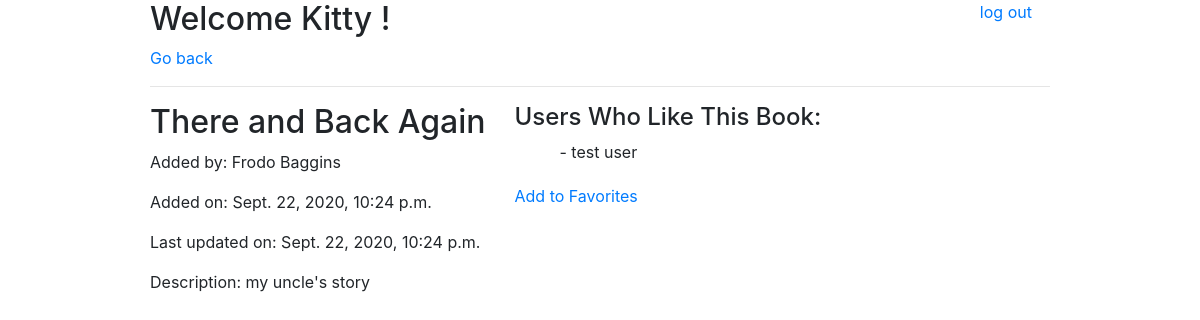
Page /book_info/3 (signed in) on the committed database.
### fav_books_app/models.py (models this page shows)
class Users(models.Model):
    first_name = models.CharField(max_length=80)
    last_name = models.CharField(max_length=80)
    email = models.CharField(max_length=255)
    password = models.CharField(max_length=255)
    created_at = models.DateTimeField(auto_now_add=True)
    updated_at = models.DateTimeField(auto_now=True)
    objects = UsersManager()

class Books(models.Model):
    title = models.CharField(max_length=255)
    description = models.CharField(max_length=255)
    uploaded_by = models.ForeignKey(Users, related_name="books_uploaded", on_delete=models.CASCADE)
    users_likes = models.ManyToManyField(Users, related_name="liked_books")
    created_at = models.DateTimeField(auto_now_add=True)
    updated_at = models.DateTimeField(auto_now=True)
    objects = BooksManager()

### fav_books_app/views.py (the view)
# urls.py: path('book_info/<int:id>', views.book_info),
def book_info(request, id):
    if 'u_id' not in request.session:
        return redirect('/')
    context = {
        'user': Users.objects.get(id=request.session['u_id']),
        'book': Books.objects.get(id=id),
    }
    return render(request, 'book_info.html', context)

### fav_books_app/templates/book_info.html (shortened to what this page needs)
<!DOCTYPE html>
<html lang="en">
<head>
    <link rel="stylesheet" href="https://stackpath.bootstrapcdn.com/bootstrap/4.5.2/css/bootstrap.min.css">
    {% load static %}
    <link rel="stylesheet" href="{% static 'style.css' %}">
    <link rel="stylesheet" href="{% static 'bstyle.css' %}">
</head>
<body>
    <div class="wrapper">
        <div class="header">
            <h2>Welcome {{user.first_name}} !</h2>
            <a href="/logout">log out</a>
        </div>
        <a href="/books">Go back</a>
        <hr>
        <div class="edit_book">
            <form action="/edit_book/{{book.id}}" method="POST">
                {% if user.id == book.uploaded_by.id %}
                    <label for="title"></label><input type="text" name="title" value="{{ book.title }}">
                {% else %}
                    <h2>{{ book.title }}</h2>
                {% endif %}
                <p>Added by: {{ book.uploaded_by.first_name }} {{ book.uploaded_by.last_name }}</p>
                <p>Added on: {{ book.created_at }}</p>
                <p>Last updated on: {{ book.updated_at }}</p>
                {% if user.id == book.uploaded_by.id %}
                    <label for="">Description</label><input type="text" name="desc" value="{{ book.description }}">
                    <button type="submit">Edit</button>
                    <button type="submit"><a href="/delete_book/{{book.id}}">Delete</a></button>
                {% else %}
                    <p>Description: {{ book.description }}</p>
                {% endif %}
            </form>
        </div>
        <div class="users_fav">
            <h4>Users Who Like This Book:</h4>
            {% for user in book.users_likes.all %}
            <ul>
                <li>{{user.first_name}} {{user.last_name}}</li>
            </ul>
            {% endfor %}
            {% if user not in book.users_likes.all %}
                <a href="/favorite/{{book.id}}">Add to Favorites</a>
            {% else %}
                <a href="/unfavorite/{{book.id}}">Remove from your Favorites</a>
            {% endif %}
        </div>
    </div>
</body>
</html>

### fav_books_app/static/style.css (style rules this page uses)
* { margin: 0; padding: 0; }
.wrapper { width: 900px; margin: auto; }

### fav_books_app/static/bstyle.css (style rules this page uses)
.header h2, a { display: inline-block; vertical-align: top; }
.header a { margin-left: 65%; }
ul { list-style-type: none; margin-bottom: 20px; }
.edit_book, .users_fav { width: 40%; display: inline-block; vertical-align: top; }
.users_fav li::before { content: " - "; margin-left: 45px; }

### rows in the picture
Users: first_name "Kitty"
Books: title "There and Back Again", uploaded_by.first_name "Frodo", uploaded_by.last_name "Baggins", created_at "Sept. 22, 2020, 10:24 p.m.", updated_at "Sept. 22, 2020, 10:24 p.m.", description "my uncle's story"
Users: first_name "test", last_name "user"
